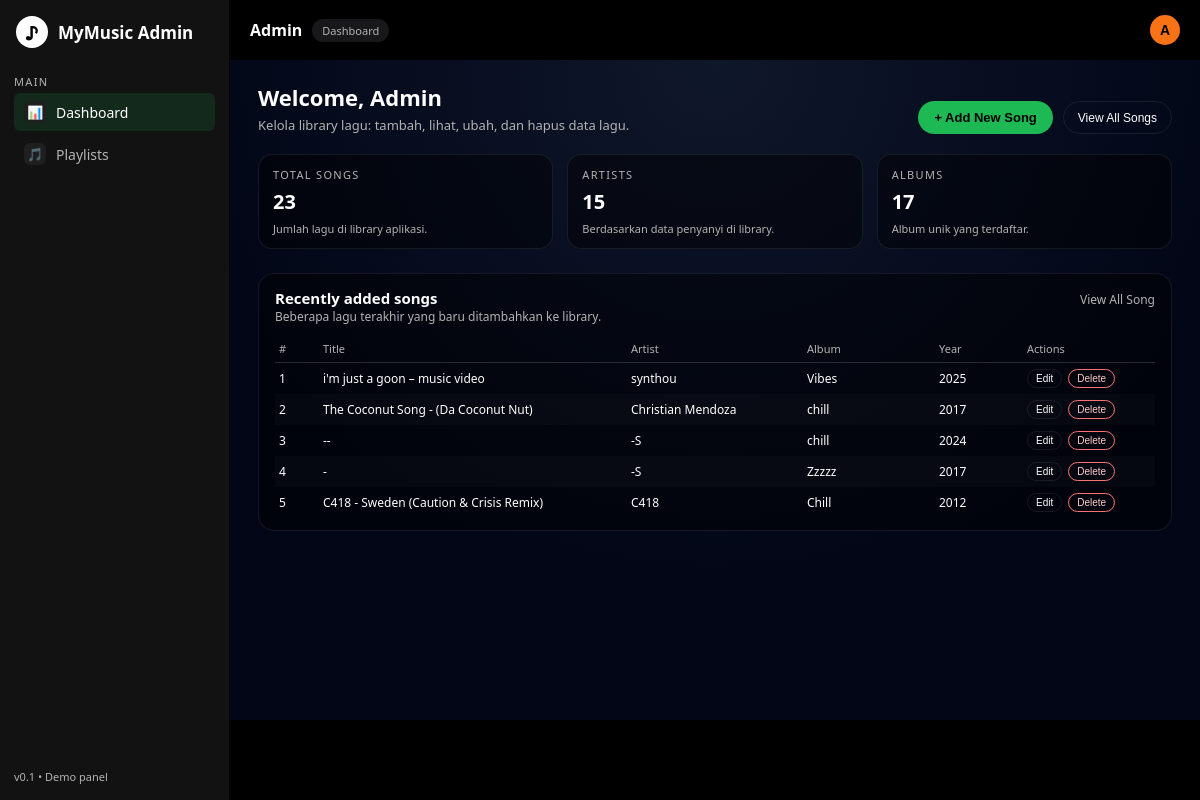
Page /admin (signed in) on the earlier database version.
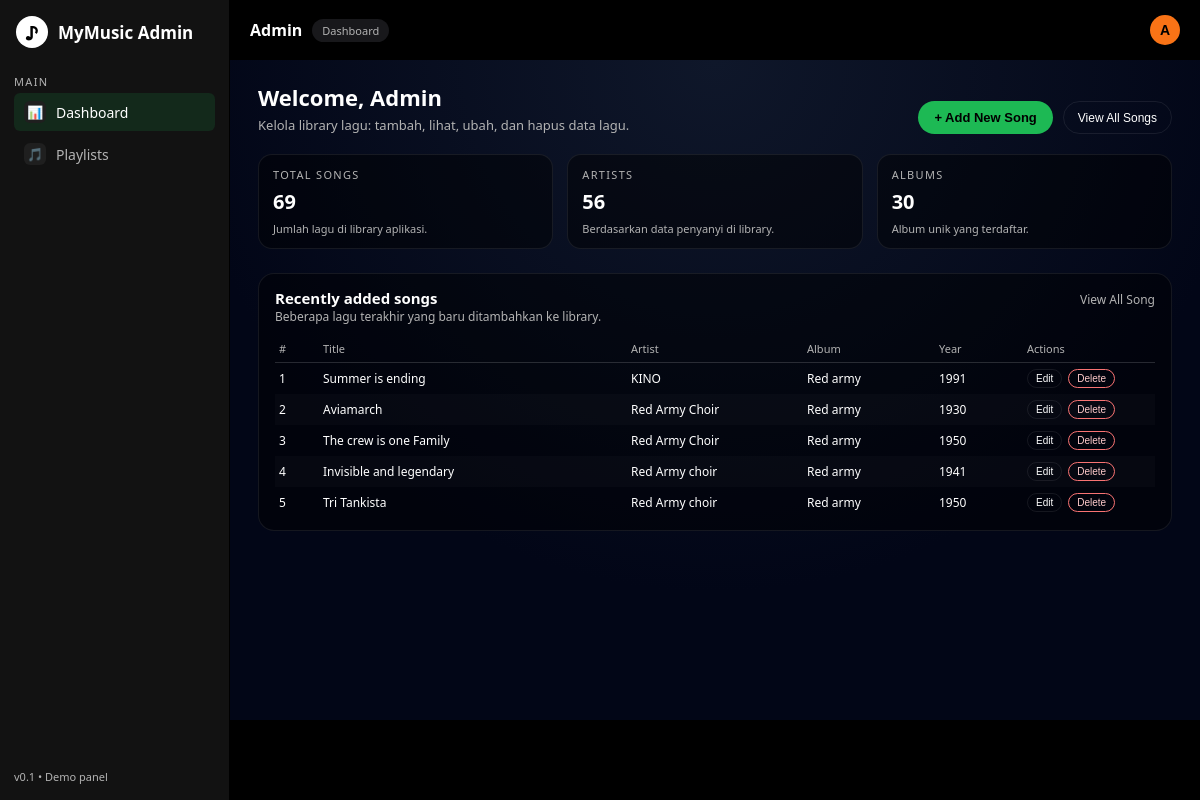
Same page on the later database version.
### app.py (models this page shows)
class User(db.Model):
    id = db.Column(db.Integer, primary_key=True)
    email = db.Column(db.String(120), unique=True, nullable=False)
    display_name = db.Column(db.String(80), nullable=False)
    password = db.Column(db.String(80), nullable=False)  # TODO: hash
    role = db.Column(db.String(20), default="user")
    avatar_url = db.Column(db.String(255), nullable=True)
    playlists = db.relationship("Playlist", backref="owner", lazy=True)
    folders = db.relationship("Folder", backref="owner", lazy=True)

class Song(db.Model):
    id = db.Column(db.Integer, primary_key=True)
    title = db.Column(db.String(200), nullable=False)
    artist = db.Column(db.String(120), nullable=False)
    album = db.Column(db.String(120))
    genre = db.Column(db.String(50))
    year = db.Column(db.Integer)
    duration_ms = db.Column(db.Integer)
    cover_url = db.Column(db.String(500))
    audio_url = db.Column(db.String(500))
    description = db.Column(db.Text)
    created_at = db.Column(db.DateTime, default=datetime.utcnow)
    playlists = db.relationship(
        "Playlist",
        secondary=playlist_song,
        back_populates="songs"
    )

### app.py (the view)
@app.route("/admin")
def admin_page():
    user = get_current_user()
    if not user:
        session.clear()
        return redirect(url_for("login"))
    if user.role != "admin":
        return redirect(url_for("home_page"))
    total_songs = Song.query.count()
    total_artists = (
        db.session.query(func.count(func.distinct(Song.artist)))
        .scalar()
        or 0
    )
    total_albums = (
        db.session.query(func.count(func.distinct(Song.album)))
        .scalar()
        or 0
    )
    recent_songs = (
        Song.query
        .order_by(Song.created_at.desc())
        .limit(5)
        .all()
    )
    return render_template(
        "admin_home.html",
        current_user=user,
        total_songs=total_songs,
        total_artists=total_artists,
        total_albums=total_albums,
        recent_songs=recent_songs,
    )

### app.py (called while the page is built)
def get_current_user():
    email = session.get("user_email")
    if not email:
        return None
    return User.query.filter_by(email=email).first()

### templates/admin_home.html (shortened to what this page needs)
<!DOCTYPE html>
<html lang="en">
<head>
</head>
<body>
<div class="app">
  <aside class="sidebar">
    <div class="sidebar__logo">
      <div class="sidebar__logo-icon">♪</div>
      <div class="sidebar__logo-text">MyMusic Admin</div>
    </div>
    <div>
      <div class="sidebar__section-title">Main</div>
      <nav class="sidebar__nav">
        <div class="sidebar__item sidebar__item--active"
             onclick="window.location.href='{{ url_for('admin_page') }}'">
          <div class="sidebar__item-icon">📊</div>
          <span>Dashboard</span>
        </div>
        <div class="sidebar__item"
     onclick="window.location.href='{{ url_for('admin_view_all_song') }}'">
  <div class="sidebar__item-icon">🎵</div>
  <span>Playlists</span>
</div>
      </nav>
 <nav class="sidebar__nav">
      <div class="sidebar__item">
      </div>
  </div>
    <div class="sidebar__footer">
      <span style="font-size:11px;">v0.1 • Demo panel</span>
    </div>
  </aside>
  <main class="main">
    <header class="topbar">
      <div class="topbar__left">
        <span class="topbar__title">Admin</span>
        <span class="admin-badge">Dashboard</span>
      </div>
      <div class="user-menu">
        <button class="avatar" id="admin-avatar-btn">
          {{ (current_user.display_name or 'A')[0]|upper }}
        </button>
      </div>
    </header>
    <div class="content">
      <div class="page-header">
        <div class="page-title-block">
          <h1 class="page-title">Welcome, {{ current_user.display_name or 'Admin' }}</h1>
          <p class="page-subtitle">
            Kelola library lagu: tambah, lihat, ubah, dan hapus data lagu.
          </p>
        </div>
        <div class="primary-actions">
          <button class="btn-primary"
        onclick="window.location.href='{{ url_for('admin_add_song') }}'">
  + Add New Song
</button>
<button class="btn-secondary"
        onclick="window.location.href='{{ url_for('admin_view_all_song') }}'">
  View All Songs
</button>
        </div>
      </div>
      <section class="stats-grid">
        <article class="stat-card">
          <span class="stat-label">Total songs</span>
          <span class="stat-value">{{ total_songs }}</span>
          <span class="stat-footer">Jumlah lagu di library aplikasi.</span>
        </article>
        <article class="stat-card">
          <span class="stat-label">Artists</span>
          <span class="stat-value">{{ total_artists }}</span>
          <span class="stat-footer">Berdasarkan data penyanyi di library.</span>
        </article>
        <article class="stat-card">
          <span class="stat-label">Albums</span>
          <span class="stat-value">{{ total_albums }}</span>
          <span class="stat-footer">Album unik yang terdaftar.</span>
        </article>
      </section>
      <section class="panel">
        <div class="panel-header">
          <div>
            <h2 class="panel-title">Recently added songs</h2>
            <p class="panel-subtitle">
              Beberapa lagu terakhir yang baru ditambahkan ke library.
            </p>
          </div>
          <span class="panel-link"
      onclick="window.location.href='{{ url_for('admin_view_all_song') }}'">
  View All Song
</span>
        </div>
        <div class="panel-body">
          <table>
            <thead>
              <tr>
                <th style="width:5%;">#</th>
                <th style="width:35%;">Title</th>
                <th style="width:20%;">Artist</th>
                <th style="width:15%;">Album</th>
                <th style="width:10%;">Year</th>
                <th style="width:15%;">Actions</th>
              </tr>
            </thead>
            <tbody>
              {% for song in recent_songs %}
                <tr>
                  <td>{{ loop.index }}</td>
                  <td>{{ song.title }}</td>
                  <td>{{ song.artist }}</td>
                  <td>
                    {% if song.album %}
                      {{ song.album }}
                    {% else %}
                      <span class="tag">Single</span>
                    {% endif %}
                  </td>
                  <td>{{ song.year or '-' }}</td>
                  <td>
  <div class="cell-actions">
    <button class="btn-small"
            onclick="window.location.href='{{ url_for('admin_edit_song', song_id=song.id) }}'">
      Edit
    </button>
    <form method="POST"
          action="{{ url_for('admin_delete_song', song_id=song.id) }}"
          style="display:inline;"
          onsubmit="return confirm('Yakin ingin menghapus lagu ini?');">
      <button type="submit" class="btn-small btn-small--danger">
        Delete
      </button>
    </form>
  </div>
</td>
                </tr>
              {% else %}
                <tr>
                  <td colspan="6">Belum ada lagu di database.</td>
                </tr>
              {% endfor %}
            </tbody>
          </table>
        </div>
      </section>
    </div>
  </main>
</div>
</body>
</html>

Differences in the rows shown:
no longer on this page (row unchanged): Song: title "i'm just a goon – music video", artist "synthou", album "Vibes", year "2025"
no longer on this page (row unchanged): Song: title "The Coconut Song - (Da Coconut Nut)", artist "Christian Mendoza", album "chill", year "2017"
no longer on this page (row unchanged): Song: title "--", artist "-S", album "chill", year "2024"
no longer on this page (row unchanged): Song: title "-", artist "-S", album "Zzzzz", year "2017"
no longer on this page (row unchanged): Song: title "C418 - Sweden (Caution & Crisis Remix)", artist "C418", album "Chill", year "2012"
added Song: title "Summer is ending", artist "KINO", album "Red army", year "1991"
added Song: title "Aviamarch", artist "Red Army Choir", album "Red army", year "1930"
added Song: title "The crew is one Family", artist "Red Army Choir", album "Red army", year "1950"
added Song: title "Invisible and legendary", artist "Red Army choir", album "Red army", year "1941"
added Song: title "Tri Tankista", artist "Red Army choir", album "Red army", year "1950"
Other differences:
{{ total_songs }}: "23" → "69"
{{ total_artists }}: "15" → "56"
{{ total_albums }}: "17" → "30"
